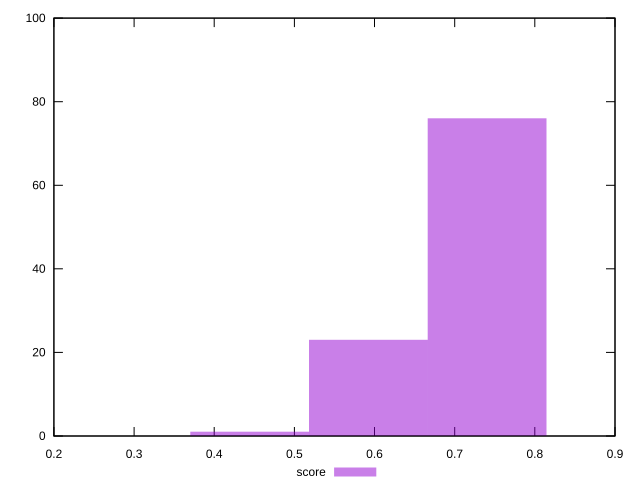

gnuplot code for this plot:
reset
set terminal svg size 640, 490 enhanced background rgb 'white'
set output "reprap/speed-index/samples/pages+cached/score/histogram.svg"

$score <<EOF
0.4442226691142961 1
0.5922968921523948 23
0.7403711151904935 76
EOF

set key outside below
set boxwidth 0.1480742230380987
set yrange [0:100]
set style fill transparent solid 0.5 noborder

plot \
  $score title "score" with boxes, \


reset
